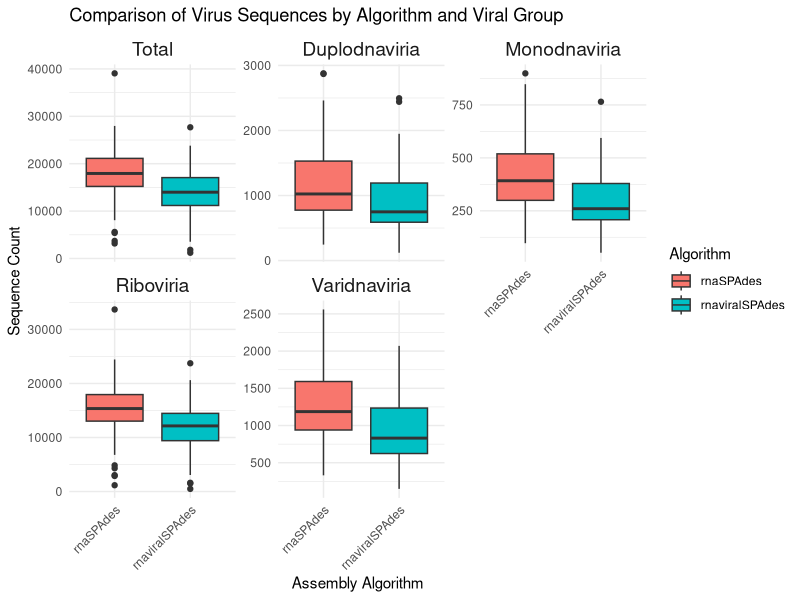

Write R code to recreate this figure.
# Load required libraries
library(ggplot2)
library(dplyr)
library(tidyr)

# Load the data
data <- read.csv("rnavsrnaviralspades_comp.csv")

# Reshape the data to include the Total column
data_long <- data %>%
  pivot_longer(cols = c("Total", "Duplodnaviria", "Monodnaviria", "Riboviria", "Varidnaviria"),
               names_to = "Viral_Group",
               values_to = "Sequence_Count")

# Reorder the Viral_Group factor so Total appears first
data_long$Viral_Group <- factor(data_long$Viral_Group, 
                                levels = c("Total", "Duplodnaviria", "Monodnaviria", "Riboviria", "Varidnaviria"))

# Perform pairwise t-tests for each viral group
stat_results <- data_long %>%
  group_by(Viral_Group) %>%
  summarise(
    t_test_p_value = t.test(Sequence_Count ~ algorithm, data = .)$p.value
  )

# Adjust p-values for multiple testing (e.g., Bonferroni correction)
stat_results <- stat_results %>%
  mutate(adjusted_p_value = p.adjust(t_test_p_value, method = "bonferroni"))

# Print the statistical results
print(stat_results)

# Create the facet-wrapped box plot
ggplot(data_long, aes(x = algorithm, y = Sequence_Count, fill = algorithm)) +
  geom_boxplot() +
  facet_wrap(~ Viral_Group, scales = "free_y") +
  theme_minimal() +
  labs(
    title = "Comparison of Virus Sequences by Algorithm and Viral Group",
    x = "Assembly Algorithm",
    y = "Sequence Count",
    fill = "Algorithm"
  ) +
  theme(
    strip.text = element_text(size = 14),  # Adjust facet label font size
    axis.text.x = element_text(angle = 45, hjust = 1)  # Adjust x-axis text
  )
